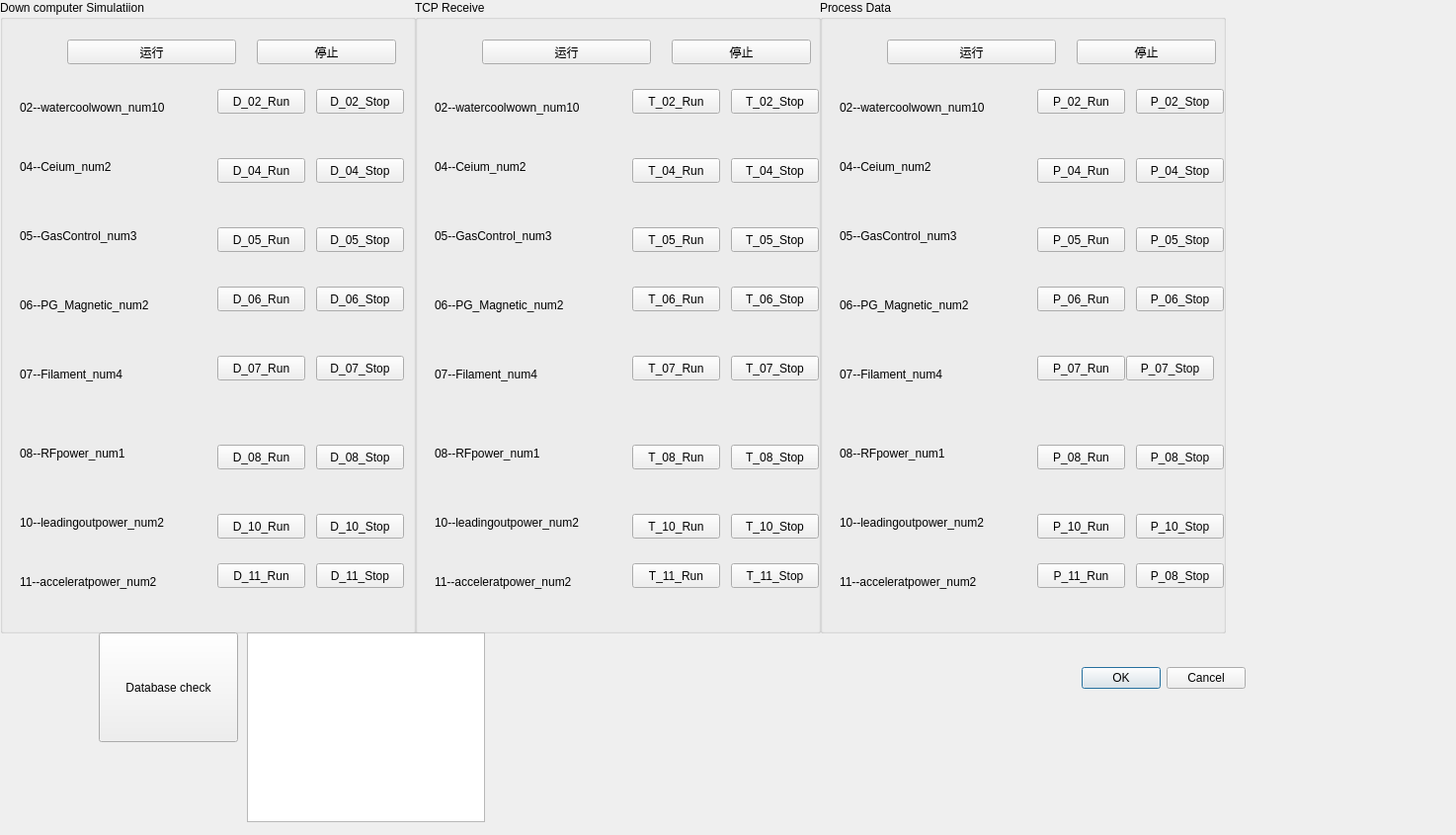
<?xml version="1.0" encoding="UTF-8"?>
<ui version="4.0">
 <class>Dialog</class>
 <widget class="QDialog" name="Dialog">
  <property name="geometry">
   <rect>
    <x>0</x>
    <y>0</y>
    <width>1474</width>
    <height>845</height>
   </rect>
  </property>
  <property name="windowTitle">
   <string>Dialog</string>
  </property>
  <widget class="QDialogButtonBox" name="buttonBox">
   <property name="geometry">
    <rect>
     <x>920</x>
     <y>670</y>
     <width>341</width>
     <height>32</height>
    </rect>
   </property>
   <property name="orientation">
    <enum>Qt::Horizontal</enum>
   </property>
   <property name="standardButtons">
    <set>QDialogButtonBox::Cancel|QDialogButtonBox::Ok</set>
   </property>
  </widget>
  <widget class="QGroupBox" name="groupBox">
   <property name="geometry">
    <rect>
     <x>0</x>
     <y>0</y>
     <width>421</width>
     <height>641</height>
    </rect>
   </property>
   <property name="title">
    <string>Down computer Simulatiion</string>
   </property>
   <widget class="QPushButton" name="pushButton_2">
    <property name="geometry">
     <rect>
      <x>260</x>
      <y>40</y>
      <width>141</width>
      <height>25</height>
     </rect>
    </property>
    <property name="text">
     <string>停止</string>
    </property>
   </widget>
   <widget class="QPushButton" name="pushButton">
    <property name="geometry">
     <rect>
      <x>68</x>
      <y>40</y>
      <width>171</width>
      <height>25</height>
     </rect>
    </property>
    <property name="text">
     <string>运行</string>
    </property>
   </widget>
   <widget class="QLabel" name="label">
    <property name="geometry">
     <rect>
      <x>20</x>
      <y>100</y>
      <width>201</width>
      <height>17</height>
     </rect>
    </property>
    <property name="text">
     <string>02--watercoolwown_num10</string>
    </property>
   </widget>
   <widget class="QLabel" name="label_2">
    <property name="geometry">
     <rect>
      <x>20</x>
      <y>160</y>
      <width>201</width>
      <height>17</height>
     </rect>
    </property>
    <property name="text">
     <string>04--Ceium_num2</string>
    </property>
   </widget>
   <widget class="QLabel" name="label_5">
    <property name="geometry">
     <rect>
      <x>20</x>
      <y>230</y>
      <width>201</width>
      <height>17</height>
     </rect>
    </property>
    <property name="text">
     <string>05--GasControl_num3</string>
    </property>
   </widget>
   <widget class="QLabel" name="label_6">
    <property name="geometry">
     <rect>
      <x>20</x>
      <y>300</y>
      <width>201</width>
      <height>17</height>
     </rect>
    </property>
    <property name="text">
     <string>06--PG_Magnetic_num2</string>
    </property>
   </widget>
   <widget class="QLabel" name="label_7">
    <property name="geometry">
     <rect>
      <x>20</x>
      <y>370</y>
      <width>201</width>
      <height>17</height>
     </rect>
    </property>
    <property name="text">
     <string>07--Filament_num4</string>
    </property>
   </widget>
   <widget class="QLabel" name="label_8">
    <property name="geometry">
     <rect>
      <x>20</x>
      <y>450</y>
      <width>201</width>
      <height>17</height>
     </rect>
    </property>
    <property name="text">
     <string>08--RFpower_num1</string>
    </property>
   </widget>
   <widget class="QLabel" name="label_9">
    <property name="geometry">
     <rect>
      <x>20</x>
      <y>520</y>
      <width>201</width>
      <height>17</height>
     </rect>
    </property>
    <property name="text">
     <string>10--leadingoutpower_num2</string>
    </property>
   </widget>
   <widget class="QLabel" name="label_10">
    <property name="geometry">
     <rect>
      <x>20</x>
      <y>580</y>
      <width>201</width>
      <height>17</height>
     </rect>
    </property>
    <property name="text">
     <string>11--acceleratpower_num2</string>
    </property>
   </widget>
   <widget class="QPushButton" name="D_02_Run">
    <property name="geometry">
     <rect>
      <x>220</x>
      <y>90</y>
      <width>89</width>
      <height>25</height>
     </rect>
    </property>
    <property name="text">
     <string>D_02_Run</string>
    </property>
   </widget>
   <widget class="QPushButton" name="D_02_Stop">
    <property name="geometry">
     <rect>
      <x>320</x>
      <y>90</y>
      <width>89</width>
      <height>25</height>
     </rect>
    </property>
    <property name="text">
     <string>D_02_Stop</string>
    </property>
   </widget>
   <widget class="QPushButton" name="D_04_Run">
    <property name="geometry">
     <rect>
      <x>220</x>
      <y>160</y>
      <width>89</width>
      <height>25</height>
     </rect>
    </property>
    <property name="text">
     <string>D_04_Run</string>
    </property>
   </widget>
   <widget class="QPushButton" name="D_04_Stop">
    <property name="geometry">
     <rect>
      <x>320</x>
      <y>160</y>
      <width>89</width>
      <height>25</height>
     </rect>
    </property>
    <property name="text">
     <string>D_04_Stop</string>
    </property>
   </widget>
   <widget class="QPushButton" name="D_05_Run">
    <property name="geometry">
     <rect>
      <x>220</x>
      <y>230</y>
      <width>89</width>
      <height>25</height>
     </rect>
    </property>
    <property name="text">
     <string>D_05_Run</string>
    </property>
   </widget>
   <widget class="QPushButton" name="D_05_Stop">
    <property name="geometry">
     <rect>
      <x>320</x>
      <y>230</y>
      <width>89</width>
      <height>25</height>
     </rect>
    </property>
    <property name="text">
     <string>D_05_Stop</string>
    </property>
   </widget>
   <widget class="QPushButton" name="D_06_Run">
    <property name="geometry">
     <rect>
      <x>220</x>
      <y>290</y>
      <width>89</width>
      <height>25</height>
     </rect>
    </property>
    <property name="text">
     <string>D_06_Run</string>
    </property>
   </widget>
   <widget class="QPushButton" name="D_06_Stop">
    <property name="geometry">
     <rect>
      <x>320</x>
      <y>290</y>
      <width>89</width>
      <height>25</height>
     </rect>
    </property>
    <property name="text">
     <string>D_06_Stop</string>
    </property>
   </widget>
   <widget class="QPushButton" name="D_07_Run">
    <property name="geometry">
     <rect>
      <x>220</x>
      <y>360</y>
      <width>89</width>
      <height>25</height>
     </rect>
    </property>
    <property name="text">
     <string>D_07_Run</string>
    </property>
   </widget>
   <widget class="QPushButton" name="D_07_Stop">
    <property name="geometry">
     <rect>
      <x>320</x>
      <y>360</y>
      <width>89</width>
      <height>25</height>
     </rect>
    </property>
    <property name="text">
     <string>D_07_Stop</string>
    </property>
   </widget>
   <widget class="QPushButton" name="D_08_Run">
    <property name="geometry">
     <rect>
      <x>220</x>
      <y>450</y>
      <width>89</width>
      <height>25</height>
     </rect>
    </property>
    <property name="text">
     <string>D_08_Run</string>
    </property>
   </widget>
   <widget class="QPushButton" name="D_08_Stop">
    <property name="geometry">
     <rect>
      <x>320</x>
      <y>450</y>
      <width>89</width>
      <height>25</height>
     </rect>
    </property>
    <property name="text">
     <string>D_08_Stop</string>
    </property>
   </widget>
   <widget class="QPushButton" name="D_10_Run">
    <property name="geometry">
     <rect>
      <x>220</x>
      <y>520</y>
      <width>89</width>
      <height>25</height>
     </rect>
    </property>
    <property name="text">
     <string>D_10_Run</string>
    </property>
   </widget>
   <widget class="QPushButton" name="D_10_Stop">
    <property name="geometry">
     <rect>
      <x>320</x>
      <y>520</y>
      <width>89</width>
      <height>25</height>
     </rect>
    </property>
    <property name="text">
     <string>D_10_Stop</string>
    </property>
   </widget>
   <widget class="QPushButton" name="D_11_Run">
    <property name="geometry">
     <rect>
      <x>220</x>
      <y>570</y>
      <width>89</width>
      <height>25</height>
     </rect>
    </property>
    <property name="text">
     <string>D_11_Run</string>
    </property>
   </widget>
   <widget class="QPushButton" name="D_11_Stop">
    <property name="geometry">
     <rect>
      <x>320</x>
      <y>570</y>
      <width>89</width>
      <height>25</height>
     </rect>
    </property>
    <property name="text">
     <string>D_11_Stop</string>
    </property>
   </widget>
  </widget>
  <widget class="QGroupBox" name="groupBox_2">
   <property name="geometry">
    <rect>
     <x>420</x>
     <y>0</y>
     <width>411</width>
     <height>641</height>
    </rect>
   </property>
   <property name="title">
    <string>TCP Receive</string>
   </property>
   <widget class="QPushButton" name="pushButton_21">
    <property name="geometry">
     <rect>
      <x>260</x>
      <y>40</y>
      <width>141</width>
      <height>25</height>
     </rect>
    </property>
    <property name="text">
     <string>停止</string>
    </property>
   </widget>
   <widget class="QPushButton" name="pushButton_22">
    <property name="geometry">
     <rect>
      <x>68</x>
      <y>40</y>
      <width>171</width>
      <height>25</height>
     </rect>
    </property>
    <property name="text">
     <string>运行</string>
    </property>
   </widget>
   <widget class="QLabel" name="label_11">
    <property name="geometry">
     <rect>
      <x>20</x>
      <y>100</y>
      <width>201</width>
      <height>17</height>
     </rect>
    </property>
    <property name="text">
     <string>02--watercoolwown_num10</string>
    </property>
   </widget>
   <widget class="QLabel" name="label_12">
    <property name="geometry">
     <rect>
      <x>20</x>
      <y>160</y>
      <width>201</width>
      <height>17</height>
     </rect>
    </property>
    <property name="text">
     <string>04--Ceium_num2</string>
    </property>
   </widget>
   <widget class="QLabel" name="label_13">
    <property name="geometry">
     <rect>
      <x>20</x>
      <y>230</y>
      <width>201</width>
      <height>17</height>
     </rect>
    </property>
    <property name="text">
     <string>05--GasControl_num3</string>
    </property>
   </widget>
   <widget class="QLabel" name="label_14">
    <property name="geometry">
     <rect>
      <x>20</x>
      <y>300</y>
      <width>201</width>
      <height>17</height>
     </rect>
    </property>
    <property name="text">
     <string>06--PG_Magnetic_num2</string>
    </property>
   </widget>
   <widget class="QLabel" name="label_15">
    <property name="geometry">
     <rect>
      <x>20</x>
      <y>370</y>
      <width>201</width>
      <height>17</height>
     </rect>
    </property>
    <property name="text">
     <string>07--Filament_num4</string>
    </property>
   </widget>
   <widget class="QLabel" name="label_16">
    <property name="geometry">
     <rect>
      <x>20</x>
      <y>450</y>
      <width>201</width>
      <height>17</height>
     </rect>
    </property>
    <property name="text">
     <string>08--RFpower_num1</string>
    </property>
   </widget>
   <widget class="QLabel" name="label_17">
    <property name="geometry">
     <rect>
      <x>20</x>
      <y>520</y>
      <width>201</width>
      <height>17</height>
     </rect>
    </property>
    <property name="text">
     <string>10--leadingoutpower_num2</string>
    </property>
   </widget>
   <widget class="QLabel" name="label_18">
    <property name="geometry">
     <rect>
      <x>20</x>
      <y>580</y>
      <width>201</width>
      <height>17</height>
     </rect>
    </property>
    <property name="text">
     <string>11--acceleratpower_num2</string>
    </property>
   </widget>
   <widget class="QPushButton" name="T_02_Run">
    <property name="geometry">
     <rect>
      <x>220</x>
      <y>90</y>
      <width>89</width>
      <height>25</height>
     </rect>
    </property>
    <property name="text">
     <string>T_02_Run</string>
    </property>
   </widget>
   <widget class="QPushButton" name="T_02_Stop">
    <property name="geometry">
     <rect>
      <x>320</x>
      <y>90</y>
      <width>89</width>
      <height>25</height>
     </rect>
    </property>
    <property name="text">
     <string>T_02_Stop</string>
    </property>
   </widget>
   <widget class="QPushButton" name="T_04_Run">
    <property name="geometry">
     <rect>
      <x>220</x>
      <y>160</y>
      <width>89</width>
      <height>25</height>
     </rect>
    </property>
    <property name="text">
     <string>T_04_Run</string>
    </property>
   </widget>
   <widget class="QPushButton" name="T_04_Stop">
    <property name="geometry">
     <rect>
      <x>320</x>
      <y>160</y>
      <width>89</width>
      <height>25</height>
     </rect>
    </property>
    <property name="text">
     <string>T_04_Stop</string>
    </property>
   </widget>
   <widget class="QPushButton" name="T_05_Run">
    <property name="geometry">
     <rect>
      <x>220</x>
      <y>230</y>
      <width>89</width>
      <height>25</height>
     </rect>
    </property>
    <property name="text">
     <string>T_05_Run</string>
    </property>
   </widget>
   <widget class="QPushButton" name="T_05_Stop">
    <property name="geometry">
     <rect>
      <x>320</x>
      <y>230</y>
      <width>89</width>
      <height>25</height>
     </rect>
    </property>
    <property name="text">
     <string>T_05_Stop</string>
    </property>
   </widget>
   <widget class="QPushButton" name="T_06_Run">
    <property name="geometry">
     <rect>
      <x>220</x>
      <y>290</y>
      <width>89</width>
      <height>25</height>
     </rect>
    </property>
    <property name="text">
     <string>T_06_Run</string>
    </property>
   </widget>
   <widget class="QPushButton" name="T_06_Stop">
    <property name="geometry">
     <rect>
      <x>320</x>
      <y>290</y>
      <width>89</width>
      <height>25</height>
     </rect>
    </property>
    <property name="text">
     <string>T_06_Stop</string>
    </property>
   </widget>
   <widget class="QPushButton" name="T_07_Run">
    <property name="geometry">
     <rect>
      <x>220</x>
      <y>360</y>
      <width>89</width>
      <height>25</height>
     </rect>
    </property>
    <property name="text">
     <string>T_07_Run</string>
    </property>
   </widget>
   <widget class="QPushButton" name="T_07_Stop">
    <property name="geometry">
     <rect>
      <x>320</x>
      <y>360</y>
      <width>89</width>
      <height>25</height>
     </rect>
    </property>
    <property name="text">
     <string>T_07_Stop</string>
    </property>
   </widget>
   <widget class="QPushButton" name="T_08_Run">
    <property name="geometry">
     <rect>
      <x>220</x>
      <y>450</y>
      <width>89</width>
      <height>25</height>
     </rect>
    </property>
    <property name="text">
     <string>T_08_Run</string>
    </property>
   </widget>
   <widget class="QPushButton" name="T_08_Stop">
    <property name="geometry">
     <rect>
      <x>320</x>
      <y>450</y>
      <width>89</width>
      <height>25</height>
     </rect>
    </property>
    <property name="text">
     <string>T_08_Stop</string>
    </property>
   </widget>
   <widget class="QPushButton" name="T_10_Run">
    <property name="geometry">
     <rect>
      <x>220</x>
      <y>520</y>
      <width>89</width>
      <height>25</height>
     </rect>
    </property>
    <property name="text">
     <string>T_10_Run</string>
    </property>
   </widget>
   <widget class="QPushButton" name="T_10_Stop">
    <property name="geometry">
     <rect>
      <x>320</x>
      <y>520</y>
      <width>89</width>
      <height>25</height>
     </rect>
    </property>
    <property name="text">
     <string>T_10_Stop</string>
    </property>
   </widget>
   <widget class="QPushButton" name="T_11_Run">
    <property name="geometry">
     <rect>
      <x>220</x>
      <y>570</y>
      <width>89</width>
      <height>25</height>
     </rect>
    </property>
    <property name="text">
     <string>T_11_Run</string>
    </property>
   </widget>
   <widget class="QPushButton" name="T_11_Stop">
    <property name="geometry">
     <rect>
      <x>320</x>
      <y>570</y>
      <width>89</width>
      <height>25</height>
     </rect>
    </property>
    <property name="text">
     <string>T_11_Stop</string>
    </property>
   </widget>
  </widget>
  <widget class="QGroupBox" name="groupBox_3">
   <property name="geometry">
    <rect>
     <x>830</x>
     <y>0</y>
     <width>411</width>
     <height>641</height>
    </rect>
   </property>
   <property name="title">
    <string>Process Data</string>
   </property>
   <widget class="QPushButton" name="pushButton_39">
    <property name="geometry">
     <rect>
      <x>260</x>
      <y>40</y>
      <width>141</width>
      <height>25</height>
     </rect>
    </property>
    <property name="text">
     <string>停止</string>
    </property>
   </widget>
   <widget class="QPushButton" name="pushButton_40">
    <property name="geometry">
     <rect>
      <x>68</x>
      <y>40</y>
      <width>171</width>
      <height>25</height>
     </rect>
    </property>
    <property name="text">
     <string>运行</string>
    </property>
   </widget>
   <widget class="QLabel" name="label_19">
    <property name="geometry">
     <rect>
      <x>20</x>
      <y>100</y>
      <width>201</width>
      <height>17</height>
     </rect>
    </property>
    <property name="text">
     <string>02--watercoolwown_num10</string>
    </property>
   </widget>
   <widget class="QLabel" name="label_20">
    <property name="geometry">
     <rect>
      <x>20</x>
      <y>160</y>
      <width>201</width>
      <height>17</height>
     </rect>
    </property>
    <property name="text">
     <string>04--Ceium_num2</string>
    </property>
   </widget>
   <widget class="QLabel" name="label_21">
    <property name="geometry">
     <rect>
      <x>20</x>
      <y>230</y>
      <width>201</width>
      <height>17</height>
     </rect>
    </property>
    <property name="text">
     <string>05--GasControl_num3</string>
    </property>
   </widget>
   <widget class="QLabel" name="label_22">
    <property name="geometry">
     <rect>
      <x>20</x>
      <y>300</y>
      <width>201</width>
      <height>17</height>
     </rect>
    </property>
    <property name="text">
     <string>06--PG_Magnetic_num2</string>
    </property>
   </widget>
   <widget class="QLabel" name="label_23">
    <property name="geometry">
     <rect>
      <x>20</x>
      <y>370</y>
      <width>201</width>
      <height>17</height>
     </rect>
    </property>
    <property name="text">
     <string>07--Filament_num4</string>
    </property>
   </widget>
   <widget class="QLabel" name="label_24">
    <property name="geometry">
     <rect>
      <x>20</x>
      <y>450</y>
      <width>201</width>
      <height>17</height>
     </rect>
    </property>
    <property name="text">
     <string>08--RFpower_num1</string>
    </property>
   </widget>
   <widget class="QLabel" name="label_25">
    <property name="geometry">
     <rect>
      <x>20</x>
      <y>520</y>
      <width>201</width>
      <height>17</height>
     </rect>
    </property>
    <property name="text">
     <string>10--leadingoutpower_num2</string>
    </property>
   </widget>
   <widget class="QLabel" name="label_26">
    <property name="geometry">
     <rect>
      <x>20</x>
      <y>580</y>
      <width>201</width>
      <height>17</height>
     </rect>
    </property>
    <property name="text">
     <string>11--acceleratpower_num2</string>
    </property>
   </widget>
   <widget class="QPushButton" name="P_02_Run">
    <property name="geometry">
     <rect>
      <x>220</x>
      <y>90</y>
      <width>89</width>
      <height>25</height>
     </rect>
    </property>
    <property name="text">
     <string>P_02_Run</string>
    </property>
   </widget>
   <widget class="QPushButton" name="P_02_Stop">
    <property name="geometry">
     <rect>
      <x>320</x>
      <y>90</y>
      <width>89</width>
      <height>25</height>
     </rect>
    </property>
    <property name="text">
     <string>P_02_Stop</string>
    </property>
   </widget>
   <widget class="QPushButton" name="P_04_Run">
    <property name="geometry">
     <rect>
      <x>220</x>
      <y>160</y>
      <width>89</width>
      <height>25</height>
     </rect>
    </property>
    <property name="text">
     <string>P_04_Run</string>
    </property>
   </widget>
   <widget class="QPushButton" name="P_04_Stop">
    <property name="geometry">
     <rect>
      <x>320</x>
      <y>160</y>
      <width>89</width>
      <height>25</height>
     </rect>
    </property>
    <property name="text">
     <string>P_04_Stop</string>
    </property>
   </widget>
   <widget class="QPushButton" name="P_05_Run">
    <property name="geometry">
     <rect>
      <x>220</x>
      <y>230</y>
      <width>89</width>
      <height>25</height>
     </rect>
    </property>
    <property name="text">
     <string>P_05_Run</string>
    </property>
   </widget>
   <widget class="QPushButton" name="P_05_Stop">
    <property name="geometry">
     <rect>
      <x>320</x>
      <y>230</y>
      <width>89</width>
      <height>25</height>
     </rect>
    </property>
    <property name="text">
     <string>P_05_Stop</string>
    </property>
   </widget>
   <widget class="QPushButton" name="P_06_Run">
    <property name="geometry">
     <rect>
      <x>220</x>
      <y>290</y>
      <width>89</width>
      <height>25</height>
     </rect>
    </property>
    <property name="text">
     <string>P_06_Run</string>
    </property>
   </widget>
   <widget class="QPushButton" name="P_06_Stop">
    <property name="geometry">
     <rect>
      <x>320</x>
      <y>290</y>
      <width>89</width>
      <height>25</height>
     </rect>
    </property>
    <property name="text">
     <string>P_06_Stop</string>
    </property>
   </widget>
   <widget class="QPushButton" name="P_07_Run">
    <property name="geometry">
     <rect>
      <x>220</x>
      <y>360</y>
      <width>89</width>
      <height>25</height>
     </rect>
    </property>
    <property name="text">
     <string>P_07_Run</string>
    </property>
   </widget>
   <widget class="QPushButton" name="P_07_Stop">
    <property name="geometry">
     <rect>
      <x>310</x>
      <y>360</y>
      <width>89</width>
      <height>25</height>
     </rect>
    </property>
    <property name="text">
     <string>P_07_Stop</string>
    </property>
   </widget>
   <widget class="QPushButton" name="P_08_Run">
    <property name="geometry">
     <rect>
      <x>220</x>
      <y>450</y>
      <width>89</width>
      <height>25</height>
     </rect>
    </property>
    <property name="text">
     <string>P_08_Run</string>
    </property>
   </widget>
   <widget class="QPushButton" name="P_08_Stop">
    <property name="geometry">
     <rect>
      <x>320</x>
      <y>450</y>
      <width>89</width>
      <height>25</height>
     </rect>
    </property>
    <property name="text">
     <string>P_08_Stop</string>
    </property>
   </widget>
   <widget class="QPushButton" name="P_10_Run">
    <property name="geometry">
     <rect>
      <x>220</x>
      <y>520</y>
      <width>89</width>
      <height>25</height>
     </rect>
    </property>
    <property name="text">
     <string>P_10_Run</string>
    </property>
   </widget>
   <widget class="QPushButton" name="P_10_Stop">
    <property name="geometry">
     <rect>
      <x>320</x>
      <y>520</y>
      <width>89</width>
      <height>25</height>
     </rect>
    </property>
    <property name="text">
     <string>P_10_Stop</string>
    </property>
   </widget>
   <widget class="QPushButton" name="P_11_Run">
    <property name="geometry">
     <rect>
      <x>220</x>
      <y>570</y>
      <width>89</width>
      <height>25</height>
     </rect>
    </property>
    <property name="text">
     <string>P_11_Run</string>
    </property>
   </widget>
   <widget class="QPushButton" name="P_11_Stop">
    <property name="geometry">
     <rect>
      <x>320</x>
      <y>570</y>
      <width>89</width>
      <height>25</height>
     </rect>
    </property>
    <property name="text">
     <string>P_08_Stop</string>
    </property>
   </widget>
  </widget>
  <widget class="QPushButton" name="databasecheck">
   <property name="geometry">
    <rect>
     <x>100</x>
     <y>640</y>
     <width>141</width>
     <height>111</height>
    </rect>
   </property>
   <property name="text">
    <string>Database check</string>
   </property>
  </widget>
  <widget class="QTextBrowser" name="textBrowser">
   <property name="geometry">
    <rect>
     <x>250</x>
     <y>640</y>
     <width>241</width>
     <height>192</height>
    </rect>
   </property>
  </widget>
 </widget>
 <resources/>
 <connections>
  <connection>
   <sender>buttonBox</sender>
   <signal>accepted()</signal>
   <receiver>Dialog</receiver>
   <slot>accept()</slot>
   <hints>
    <hint type="sourcelabel">
     <x>248</x>
     <y>254</y>
    </hint>
    <hint type="destinationlabel">
     <x>157</x>
     <y>274</y>
    </hint>
   </hints>
  </connection>
  <connection>
   <sender>buttonBox</sender>
   <signal>rejected()</signal>
   <receiver>Dialog</receiver>
   <slot>reject()</slot>
   <hints>
    <hint type="sourcelabel">
     <x>316</x>
     <y>260</y>
    </hint>
    <hint type="destinationlabel">
     <x>286</x>
     <y>274</y>
    </hint>
   </hints>
  </connection>
 </connections>
</ui>
